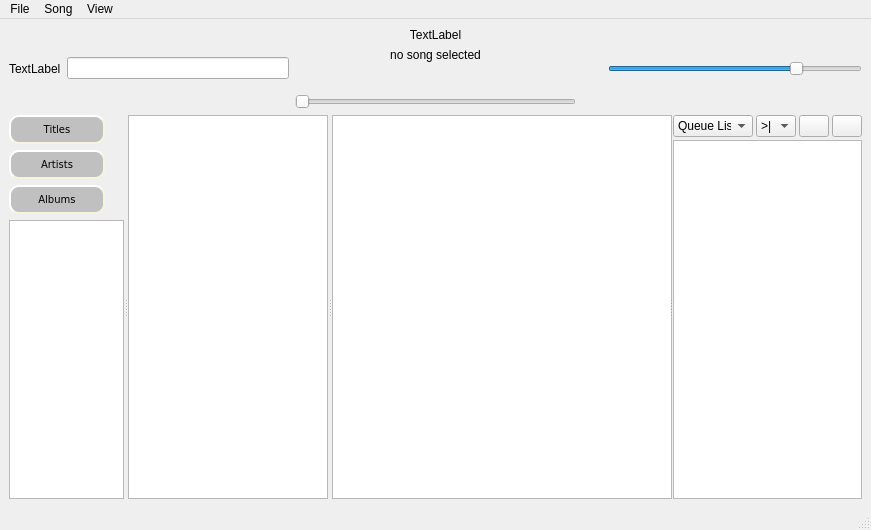
<?xml version="1.0" encoding="UTF-8"?>
<ui version="4.0">
 <class>MainWindow</class>
 <widget class="QMainWindow" name="MainWindow">
  <property name="geometry">
   <rect>
    <x>0</x>
    <y>0</y>
    <width>871</width>
    <height>530</height>
   </rect>
  </property>
  <property name="windowTitle">
   <string>MainWindow</string>
  </property>
  <widget class="QWidget" name="centralwidget">
   <layout class="QVBoxLayout" name="verticalLayout_5">
    <item>
     <layout class="QHBoxLayout" name="horizontalLayout_2">
      <item>
       <layout class="QHBoxLayout" name="horizontalLayout_4">
        <item>
         <widget class="QLabel" name="lupe">
          <property name="text">
           <string>TextLabel</string>
          </property>
         </widget>
        </item>
        <item>
         <widget class="QLineEdit" name="insert_search"/>
        </item>
       </layout>
      </item>
      <item>
       <layout class="QVBoxLayout" name="verticalLayout_3">
        <item>
         <layout class="QHBoxLayout" name="horizontalLayout_5">
          <item>
           <widget class="QLabel" name="logo">
            <property name="text">
             <string>TextLabel</string>
            </property>
            <property name="alignment">
             <set>Qt::AlignCenter</set>
            </property>
           </widget>
          </item>
         </layout>
        </item>
        <item>
         <layout class="QHBoxLayout" name="horizontalLayout_8">
          <item>
           <widget class="QLabel" name="current_song_label">
            <property name="text">
             <string>no song selected</string>
            </property>
            <property name="alignment">
             <set>Qt::AlignCenter</set>
            </property>
           </widget>
          </item>
         </layout>
        </item>
        <item>
         <layout class="QHBoxLayout" name="horizontalLayout_6">
          <item>
           <widget class="QPushButton" name="btn_back">
            <property name="styleSheet">
             <string notr="true">#btn_back {
background-color: transparent;
image: url(:img/backwards.png);
background: none;
border: none;
background-repeat: none;
max-width: 20px;
max-height: 20px;
min-width: 20px;
min-height: 20px;
}</string>
            </property>
            <property name="text">
             <string/>
            </property>
           </widget>
          </item>
          <item>
           <widget class="QPushButton" name="btn_play">
            <property name="styleSheet">
             <string notr="true">#btn_play{
background-color: transparent;
/*image: url(:img/Play.png);*/
background: none;
border: none;
background-repeat: no-repeat;
max-width: 20px;
max-height: 20px;
min-width: 20px;
min-height: 20px;
}</string>
            </property>
            <property name="text">
             <string/>
            </property>
           </widget>
          </item>
          <item>
           <widget class="QPushButton" name="btn_for">
            <property name="styleSheet">
             <string notr="true">#btn_for{
background-color: transparent;
image: url(:img/forwards.png);
background: none;
border: none;
background-repeat: none;
max-width: 20px;
max-height: 20px;
min-width: 20px;
min-height: 20px;
}</string>
            </property>
            <property name="text">
             <string/>
            </property>
           </widget>
          </item>
         </layout>
        </item>
        <item>
         <layout class="QHBoxLayout" name="horizontalLayout_7">
          <item>
           <widget class="QSlider" name="sldr_progress">
            <property name="orientation">
             <enum>Qt::Horizontal</enum>
            </property>
           </widget>
          </item>
         </layout>
        </item>
       </layout>
      </item>
      <item>
       <layout class="QHBoxLayout" name="horizontalLayout_9">
        <item>
         <widget class="QPushButton" name="btn_volume">
          <property name="styleSheet">
           <string notr="true">#btn_volume{
background-color: transparent;
background: none;
border: none;
background-repeat: no-repeat;
max-width: 20px;
max-height: 20px;
min-width: 20px;
min-height: 20px;
}</string>
          </property>
          <property name="text">
           <string/>
          </property>
          <property name="checkable">
           <bool>true</bool>
          </property>
         </widget>
        </item>
        <item>
         <widget class="QSlider" name="sldr_volume">
          <property name="maximumSize">
           <size>
            <width>16777</width>
            <height>16777215</height>
           </size>
          </property>
          <property name="value">
           <number>75</number>
          </property>
          <property name="orientation">
           <enum>Qt::Horizontal</enum>
          </property>
         </widget>
        </item>
       </layout>
      </item>
     </layout>
    </item>
    <item>
     <widget class="QSplitter" name="splitter_3">
      <property name="orientation">
       <enum>Qt::Horizontal</enum>
      </property>
      <widget class="QWidget" name="">
       <layout class="QVBoxLayout" name="verticalLayout">
        <item>
         <layout class="QVBoxLayout" name="verticalLayout_2">
          <item>
           <widget class="QPushButton" name="btn_titles">
            <property name="maximumSize">
             <size>
              <width>146</width>
              <height>16777215</height>
             </size>
            </property>
            <property name="styleSheet">
             <string notr="true">#btn_titles{
    background-color:	#C0C0C0;
    border-style: outset;
    border-width: 2px;
    border-radius: 10px;
    border-color: beige;
    font: 10px;
	font-family: Verdana;
    max-width: 80px;
    padding: 6px;
}</string>
            </property>
            <property name="text">
             <string>Titles</string>
            </property>
           </widget>
          </item>
          <item>
           <widget class="QPushButton" name="btn_artists">
            <property name="maximumSize">
             <size>
              <width>146</width>
              <height>16777215</height>
             </size>
            </property>
            <property name="styleSheet">
             <string notr="true">#btn_artists{
    background-color:	#C0C0C0;
    border-style: outset;
    border-width: 2px;
    border-radius: 10px;
    border-color: beige;
    font: 10px;
	font-family:Verdana;
    max-width: 80px;
    padding: 6px;
}</string>
            </property>
            <property name="text">
             <string>Artists</string>
            </property>
           </widget>
          </item>
          <item>
           <widget class="QPushButton" name="btn_albums">
            <property name="maximumSize">
             <size>
              <width>146</width>
              <height>16777215</height>
             </size>
            </property>
            <property name="styleSheet">
             <string notr="true">#btn_albums{
    background-color:	#C0C0C0;
    border-style: outset;
    border-width: 2px;
    border-radius: 10px;
    border-color: beige;
    font: 10px;
	font-family: Verdana;
    max-width: 80px;
    padding: 6px;
}</string>
            </property>
            <property name="text">
             <string>Albums</string>
            </property>
           </widget>
          </item>
          <item>
           <widget class="QTableView" name="playlist_tableView">
            <property name="minimumSize">
             <size>
              <width>100</width>
              <height>0</height>
             </size>
            </property>
            <property name="maximumSize">
             <size>
              <width>120</width>
              <height>16777215</height>
             </size>
            </property>
           </widget>
          </item>
         </layout>
        </item>
       </layout>
      </widget>
      <widget class="QSplitter" name="splitter_2">
       <property name="orientation">
        <enum>Qt::Horizontal</enum>
       </property>
       <widget class="QTableView" name="artists_tableView">
        <property name="minimumSize">
         <size>
          <width>50</width>
          <height>0</height>
         </size>
        </property>
        <property name="maximumSize">
         <size>
          <width>200</width>
          <height>16777215</height>
         </size>
        </property>
        <property name="autoFillBackground">
         <bool>false</bool>
        </property>
        <property name="dragDropMode">
         <enum>QAbstractItemView::DragDrop</enum>
        </property>
        <property name="alternatingRowColors">
         <bool>false</bool>
        </property>
        <property name="selectionMode">
         <enum>QAbstractItemView::SingleSelection</enum>
        </property>
        <property name="selectionBehavior">
         <enum>QAbstractItemView::SelectRows</enum>
        </property>
        <property name="showGrid">
         <bool>true</bool>
        </property>
        <property name="gridStyle">
         <enum>Qt::DashLine</enum>
        </property>
        <property name="sortingEnabled">
         <bool>true</bool>
        </property>
        <attribute name="horizontalHeaderCascadingSectionResizes">
         <bool>true</bool>
        </attribute>
        <attribute name="horizontalHeaderStretchLastSection">
         <bool>true</bool>
        </attribute>
       </widget>
       <widget class="QSplitter" name="splitter">
        <property name="minimumSize">
         <size>
          <width>500</width>
          <height>0</height>
         </size>
        </property>
        <property name="orientation">
         <enum>Qt::Horizontal</enum>
        </property>
        <widget class="QTableView" name="songs_tableView">
         <property name="minimumSize">
          <size>
           <width>340</width>
           <height>0</height>
          </size>
         </property>
         <property name="maximumSize">
          <size>
           <width>16777215</width>
           <height>16777215</height>
          </size>
         </property>
         <property name="styleSheet">
          <string notr="true">#btn_albums{
    background-color:	#C0C0C0;
    border-style: outset;
    border-width: 2px;
    border-radius: 10px;
    border-color: black;
    font: 10px;
	font-family: Verdana;
    max-width: 80px;
    padding: 6px;


}</string>
         </property>
         <property name="alternatingRowColors">
          <bool>false</bool>
         </property>
         <property name="selectionMode">
          <enum>QAbstractItemView::ExtendedSelection</enum>
         </property>
         <property name="selectionBehavior">
          <enum>QAbstractItemView::SelectRows</enum>
         </property>
         <property name="gridStyle">
          <enum>Qt::DashLine</enum>
         </property>
         <property name="sortingEnabled">
          <bool>true</bool>
         </property>
         <attribute name="horizontalHeaderCascadingSectionResizes">
          <bool>true</bool>
         </attribute>
         <attribute name="horizontalHeaderStretchLastSection">
          <bool>true</bool>
         </attribute>
         <attribute name="verticalHeaderMinimumSectionSize">
          <number>10</number>
         </attribute>
        </widget>
        <widget class="QWidget" name="">
         <layout class="QVBoxLayout" name="verticalLayout_4">
          <property name="spacing">
           <number>3</number>
          </property>
          <item>
           <layout class="QHBoxLayout" name="horizontalLayout">
            <item>
             <widget class="QComboBox" name="comboBox">
              <property name="minimumSize">
               <size>
                <width>80</width>
                <height>0</height>
               </size>
              </property>
              <property name="maximumSize">
               <size>
                <width>200</width>
                <height>16777215</height>
               </size>
              </property>
              <item>
               <property name="text">
                <string>Queue List</string>
               </property>
              </item>
              <item>
               <property name="text">
                <string>History</string>
               </property>
              </item>
             </widget>
            </item>
            <item>
             <widget class="QComboBox" name="comboBox_playingStyle">
              <property name="minimumSize">
               <size>
                <width>40</width>
                <height>0</height>
               </size>
              </property>
              <property name="maximumSize">
               <size>
                <width>100</width>
                <height>16777215</height>
               </size>
              </property>
              <item>
               <property name="text">
                <string>&gt;|</string>
               </property>
              </item>
              <item>
               <property name="text">
                <string>&gt;&gt;</string>
               </property>
              </item>
              <item>
               <property name="text">
                <string>o</string>
               </property>
              </item>
              <item>
               <property name="text">
                <string>O</string>
               </property>
              </item>
              <item>
               <property name="text">
                <string>.</string>
               </property>
              </item>
             </widget>
            </item>
            <item>
             <widget class="QPushButton" name="btn_shuffle">
              <property name="minimumSize">
               <size>
                <width>30</width>
                <height>0</height>
               </size>
              </property>
              <property name="maximumSize">
               <size>
                <width>50</width>
                <height>16777215</height>
               </size>
              </property>
              <property name="text">
               <string/>
              </property>
             </widget>
            </item>
            <item>
             <widget class="QPushButton" name="btn_loop">
              <property name="minimumSize">
               <size>
                <width>30</width>
                <height>0</height>
               </size>
              </property>
              <property name="maximumSize">
               <size>
                <width>50</width>
                <height>16777215</height>
               </size>
              </property>
              <property name="text">
               <string/>
              </property>
             </widget>
            </item>
           </layout>
          </item>
          <item>
           <widget class="QTableView" name="queue_tableView">
            <property name="maximumSize">
             <size>
              <width>500</width>
              <height>16777215</height>
             </size>
            </property>
            <property name="selectionMode">
             <enum>QAbstractItemView::ExtendedSelection</enum>
            </property>
            <property name="selectionBehavior">
             <enum>QAbstractItemView::SelectRows</enum>
            </property>
            <attribute name="horizontalHeaderVisible">
             <bool>false</bool>
            </attribute>
            <attribute name="horizontalHeaderStretchLastSection">
             <bool>true</bool>
            </attribute>
           </widget>
          </item>
         </layout>
        </widget>
       </widget>
      </widget>
     </widget>
    </item>
   </layout>
  </widget>
  <widget class="QMenuBar" name="menubar">
   <property name="geometry">
    <rect>
     <x>0</x>
     <y>0</y>
     <width>871</width>
     <height>20</height>
    </rect>
   </property>
   <widget class="QMenu" name="menuFile">
    <property name="title">
     <string>File</string>
    </property>
    <addaction name="actionOpen"/>
    <addaction name="actionExit"/>
   </widget>
   <widget class="QMenu" name="menuItem">
    <property name="title">
     <string>Song</string>
    </property>
    <addaction name="actionPlay"/>
    <addaction name="actionPlay_Next"/>
    <addaction name="actionAppend_Queue"/>
    <addaction name="separator"/>
    <addaction name="actionEdit_Song"/>
    <addaction name="actionRemove_Song"/>
    <addaction name="separator"/>
    <addaction name="actionPlay_Songs"/>
    <addaction name="actionPlay_Songs_Next"/>
    <addaction name="actionAppend_Songs_Queue"/>
   </widget>
   <widget class="QMenu" name="menuView">
    <property name="title">
     <string>View</string>
    </property>
    <addaction name="actionDarkmode"/>
    <addaction name="separator"/>
    <addaction name="separator"/>
    <addaction name="actionshow_path"/>
    <addaction name="actionshow_title"/>
    <addaction name="actionshow_artist"/>
    <addaction name="actionshow_album"/>
    <addaction name="actionshow_album_nr"/>
   </widget>
   <addaction name="menuFile"/>
   <addaction name="menuItem"/>
   <addaction name="menuView"/>
  </widget>
  <widget class="QStatusBar" name="statusbar"/>
  <action name="actionExit">
   <property name="text">
    <string>Exit</string>
   </property>
   <property name="shortcut">
    <string>Ctrl+Q</string>
   </property>
  </action>
  <action name="actionOpen">
   <property name="text">
    <string>Open...</string>
   </property>
  </action>
  <action name="actionEdit_Song">
   <property name="text">
    <string>Edit Song...</string>
   </property>
  </action>
  <action name="actionPlay">
   <property name="text">
    <string>Play</string>
   </property>
  </action>
  <action name="actionPlay_Next">
   <property name="text">
    <string>Play Next</string>
   </property>
  </action>
  <action name="actionRemove_Song">
   <property name="text">
    <string>Remove Song</string>
   </property>
   <property name="shortcut">
    <string>Del</string>
   </property>
  </action>
  <action name="actionDarkmode">
   <property name="checkable">
    <bool>true</bool>
   </property>
   <property name="checked">
    <bool>false</bool>
   </property>
   <property name="enabled">
    <bool>true</bool>
   </property>
   <property name="text">
    <string>Dark Mode</string>
   </property>
  </action>
  <action name="actionAppend_Queue">
   <property name="text">
    <string>Append Queue</string>
   </property>
  </action>
  <action name="actionPlay_Songs">
   <property name="text">
    <string>Play Songs</string>
   </property>
  </action>
  <action name="actionPlay_Songs_Next">
   <property name="text">
    <string>Play Songs Next</string>
   </property>
  </action>
  <action name="actionAppend_Songs_Queue">
   <property name="text">
    <string>Append Songs Queue</string>
   </property>
  </action>
  <action name="actionshow_path">
   <property name="checkable">
    <bool>true</bool>
   </property>
   <property name="text">
    <string>show path</string>
   </property>
  </action>
  <action name="actionshow_title">
   <property name="checkable">
    <bool>true</bool>
   </property>
   <property name="text">
    <string>show title</string>
   </property>
  </action>
  <action name="actionshow_artist">
   <property name="checkable">
    <bool>true</bool>
   </property>
   <property name="text">
    <string>show artist</string>
   </property>
  </action>
  <action name="actionshow_album">
   <property name="checkable">
    <bool>true</bool>
   </property>
   <property name="text">
    <string>show album</string>
   </property>
  </action>
  <action name="actionshow_album_nr">
   <property name="checkable">
    <bool>true</bool>
   </property>
   <property name="text">
    <string>show album nr</string>
   </property>
  </action>
 </widget>
 <resources/>
 <connections>
  <connection>
   <sender>actionExit</sender>
   <signal>triggered()</signal>
   <receiver>MainWindow</receiver>
   <slot>close()</slot>
   <hints>
    <hint type="sourcelabel">
     <x>-1</x>
     <y>-1</y>
    </hint>
    <hint type="destinationlabel">
     <x>380</x>
     <y>196</y>
    </hint>
   </hints>
  </connection>
 </connections>
</ui>
